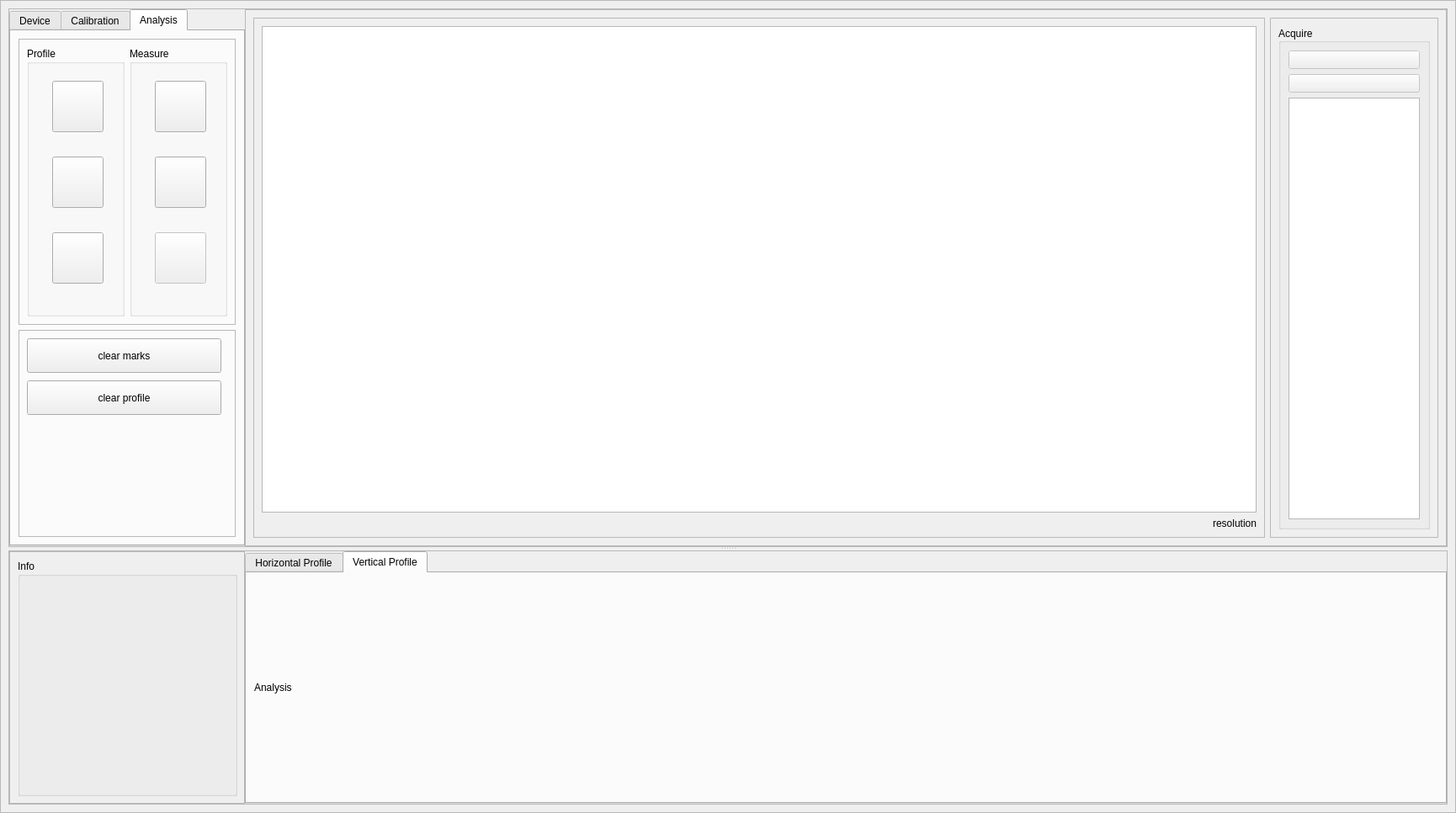
<?xml version="1.0" encoding="UTF-8"?>
<ui version="4.0">
 <class>MainWindow</class>
 <widget class="QMainWindow" name="MainWindow">
  <property name="geometry">
   <rect>
    <x>0</x>
    <y>0</y>
    <width>1730</width>
    <height>966</height>
   </rect>
  </property>
  <property name="sizePolicy">
   <sizepolicy hsizetype="Preferred" vsizetype="Preferred">
    <horstretch>0</horstretch>
    <verstretch>0</verstretch>
   </sizepolicy>
  </property>
  <property name="windowTitle">
   <string>MagSoft</string>
  </property>
  <property name="windowIcon">
   <iconset resource="res.qrc">
    <normaloff>:/icons/icons/icons8-science-class-with-nucleus-and-atoms-revolving-around-it-96.png</normaloff>:/icons/icons/icons8-science-class-with-nucleus-and-atoms-revolving-around-it-96.png</iconset>
  </property>
  <widget class="QWidget" name="centralwidget">
   <layout class="QVBoxLayout" name="verticalLayout">
    <property name="spacing">
     <number>0</number>
    </property>
    <property name="leftMargin">
     <number>0</number>
    </property>
    <property name="topMargin">
     <number>0</number>
    </property>
    <property name="rightMargin">
     <number>0</number>
    </property>
    <property name="bottomMargin">
     <number>0</number>
    </property>
    <item>
     <widget class="QFrame" name="mainVertical">
      <property name="sizePolicy">
       <sizepolicy hsizetype="Preferred" vsizetype="Expanding">
        <horstretch>0</horstretch>
        <verstretch>0</verstretch>
       </sizepolicy>
      </property>
      <property name="frameShape">
       <enum>QFrame::StyledPanel</enum>
      </property>
      <property name="frameShadow">
       <enum>QFrame::Raised</enum>
      </property>
      <layout class="QHBoxLayout" name="horizontalLayout_5">
       <item>
        <widget class="QSplitter" name="splitter">
         <property name="orientation">
          <enum>Qt::Vertical</enum>
         </property>
         <widget class="QFrame" name="frame_3">
          <property name="sizePolicy">
           <sizepolicy hsizetype="Preferred" vsizetype="Expanding">
            <horstretch>0</horstretch>
            <verstretch>10</verstretch>
           </sizepolicy>
          </property>
          <property name="frameShape">
           <enum>QFrame::StyledPanel</enum>
          </property>
          <property name="frameShadow">
           <enum>QFrame::Raised</enum>
          </property>
          <layout class="QHBoxLayout" name="horizontalLayout">
           <property name="spacing">
            <number>0</number>
           </property>
           <property name="leftMargin">
            <number>0</number>
           </property>
           <property name="topMargin">
            <number>0</number>
           </property>
           <property name="rightMargin">
            <number>0</number>
           </property>
           <property name="bottomMargin">
            <number>0</number>
           </property>
           <item>
            <widget class="QTabWidget" name="ToolBox">
             <property name="sizePolicy">
              <sizepolicy hsizetype="Fixed" vsizetype="Expanding">
               <horstretch>0</horstretch>
               <verstretch>0</verstretch>
              </sizepolicy>
             </property>
             <property name="minimumSize">
              <size>
               <width>280</width>
               <height>0</height>
              </size>
             </property>
             <property name="currentIndex">
              <number>2</number>
             </property>
             <widget class="QWidget" name="DevicePage">
              <attribute name="title">
               <string>Device</string>
              </attribute>
              <layout class="QVBoxLayout" name="verticalLayout_5">
               <item>
                <widget class="ToupCamWidget" name="toupcamwidget" native="true"/>
               </item>
              </layout>
             </widget>
             <widget class="QWidget" name="tab">
              <attribute name="title">
               <string>Calibration</string>
              </attribute>
              <widget class="QPushButton" name="initBtn">
               <property name="geometry">
                <rect>
                 <x>10</x>
                 <y>210</y>
                 <width>251</width>
                 <height>41</height>
                </rect>
               </property>
               <property name="text">
                <string> Background Initialize</string>
               </property>
               <property name="icon">
                <iconset resource="res.qrc">
                 <normaloff>:/icons/icons/icons8-analysis-100.png</normaloff>:/icons/icons/icons8-analysis-100.png</iconset>
               </property>
               <property name="iconSize">
                <size>
                 <width>30</width>
                 <height>30</height>
                </size>
               </property>
              </widget>
              <widget class="InitializeLabel" name="initializeLabel">
               <property name="enabled">
                <bool>true</bool>
               </property>
               <property name="geometry">
                <rect>
                 <x>0</x>
                 <y>460</y>
                 <width>251</width>
                 <height>51</height>
                </rect>
               </property>
               <property name="text">
                <string>Not Initialized</string>
               </property>
               <property name="alignment">
                <set>Qt::AlignCenter</set>
               </property>
              </widget>
              <widget class="QPushButton" name="loadCalibration">
               <property name="geometry">
                <rect>
                 <x>30</x>
                 <y>20</y>
                 <width>201</width>
                 <height>41</height>
                </rect>
               </property>
               <property name="text">
                <string>Load Calibration</string>
               </property>
               <property name="iconSize">
                <size>
                 <width>30</width>
                 <height>30</height>
                </size>
               </property>
              </widget>
              <widget class="QPushButton" name="saveCalibration">
               <property name="geometry">
                <rect>
                 <x>30</x>
                 <y>80</y>
                 <width>201</width>
                 <height>41</height>
                </rect>
               </property>
               <property name="text">
                <string>Save Calibration</string>
               </property>
               <property name="iconSize">
                <size>
                 <width>30</width>
                 <height>30</height>
                </size>
               </property>
              </widget>
              <widget class="QPushButton" name="setupLength">
               <property name="geometry">
                <rect>
                 <x>10</x>
                 <y>260</y>
                 <width>251</width>
                 <height>41</height>
                </rect>
               </property>
               <property name="text">
                <string>Setup Length</string>
               </property>
               <property name="icon">
                <iconset resource="res.qrc">
                 <normaloff>:/icons/icons/icons8-analysis-100.png</normaloff>:/icons/icons/icons8-analysis-100.png</iconset>
               </property>
               <property name="iconSize">
                <size>
                 <width>30</width>
                 <height>30</height>
                </size>
               </property>
              </widget>
              <widget class="QPushButton" name="setupMag">
               <property name="geometry">
                <rect>
                 <x>10</x>
                 <y>310</y>
                 <width>251</width>
                 <height>41</height>
                </rect>
               </property>
               <property name="text">
                <string>Setup Mag</string>
               </property>
               <property name="icon">
                <iconset resource="res.qrc">
                 <normaloff>:/icons/icons/icons8-analysis-100.png</normaloff>:/icons/icons/icons8-analysis-100.png</iconset>
               </property>
               <property name="iconSize">
                <size>
                 <width>30</width>
                 <height>30</height>
                </size>
               </property>
              </widget>
              <widget class="LengthLabel" name="length_info">
               <property name="geometry">
                <rect>
                 <x>20</x>
                 <y>520</y>
                 <width>241</width>
                 <height>27</height>
                </rect>
               </property>
               <property name="sizePolicy">
                <sizepolicy hsizetype="Preferred" vsizetype="Expanding">
                 <horstretch>0</horstretch>
                 <verstretch>1</verstretch>
                </sizepolicy>
               </property>
               <property name="text">
                <string>Length Not Calibrated</string>
               </property>
              </widget>
             </widget>
             <widget class="QWidget" name="AnalysisPage">
              <attribute name="title">
               <string>Analysis</string>
              </attribute>
              <layout class="QVBoxLayout" name="verticalLayout_7">
               <item>
                <widget class="QFrame" name="frame_2">
                 <property name="sizePolicy">
                  <sizepolicy hsizetype="Preferred" vsizetype="Expanding">
                   <horstretch>0</horstretch>
                   <verstretch>0</verstretch>
                  </sizepolicy>
                 </property>
                 <property name="maximumSize">
                  <size>
                   <width>16777215</width>
                   <height>340</height>
                  </size>
                 </property>
                 <property name="frameShape">
                  <enum>QFrame::StyledPanel</enum>
                 </property>
                 <property name="frameShadow">
                  <enum>QFrame::Raised</enum>
                 </property>
                 <layout class="QHBoxLayout" name="horizontalLayout_6">
                  <item>
                   <widget class="QGroupBox" name="groupBox">
                    <property name="title">
                     <string>Profile</string>
                    </property>
                    <widget class="QPushButton" name="measure_square">
                     <property name="geometry">
                      <rect>
                       <x>30</x>
                       <y>40</y>
                       <width>61</width>
                       <height>61</height>
                      </rect>
                     </property>
                     <property name="sizePolicy">
                      <sizepolicy hsizetype="Preferred" vsizetype="Preferred">
                       <horstretch>1</horstretch>
                       <verstretch>0</verstretch>
                      </sizepolicy>
                     </property>
                     <property name="text">
                      <string/>
                     </property>
                     <property name="icon">
                      <iconset resource="res.qrc">
                       <normaloff>:/icons/icons/icons8-square-32.png</normaloff>:/icons/icons/icons8-square-32.png</iconset>
                     </property>
                     <property name="iconSize">
                      <size>
                       <width>50</width>
                       <height>50</height>
                      </size>
                     </property>
                    </widget>
                    <widget class="QPushButton" name="horizontal_line">
                     <property name="enabled">
                      <bool>true</bool>
                     </property>
                     <property name="geometry">
                      <rect>
                       <x>30</x>
                       <y>130</y>
                       <width>61</width>
                       <height>61</height>
                      </rect>
                     </property>
                     <property name="sizePolicy">
                      <sizepolicy hsizetype="Preferred" vsizetype="Preferred">
                       <horstretch>1</horstretch>
                       <verstretch>0</verstretch>
                      </sizepolicy>
                     </property>
                     <property name="text">
                      <string/>
                     </property>
                     <property name="icon">
                      <iconset resource="res.qrc">
                       <normaloff>:/icons/icons/icons8-line-96.png</normaloff>:/icons/icons/icons8-line-96.png</iconset>
                     </property>
                     <property name="iconSize">
                      <size>
                       <width>30</width>
                       <height>30</height>
                      </size>
                     </property>
                    </widget>
                    <widget class="QPushButton" name="vertical_line">
                     <property name="enabled">
                      <bool>true</bool>
                     </property>
                     <property name="geometry">
                      <rect>
                       <x>30</x>
                       <y>220</y>
                       <width>61</width>
                       <height>61</height>
                      </rect>
                     </property>
                     <property name="sizePolicy">
                      <sizepolicy hsizetype="Preferred" vsizetype="Preferred">
                       <horstretch>1</horstretch>
                       <verstretch>0</verstretch>
                      </sizepolicy>
                     </property>
                     <property name="text">
                      <string/>
                     </property>
                     <property name="icon">
                      <iconset resource="res.qrc">
                       <normaloff>:/icons/icons/icons8-line-97.png</normaloff>:/icons/icons/icons8-line-97.png</iconset>
                     </property>
                     <property name="iconSize">
                      <size>
                       <width>30</width>
                       <height>30</height>
                      </size>
                     </property>
                    </widget>
                   </widget>
                  </item>
                  <item>
                   <widget class="QGroupBox" name="groupBox_3">
                    <property name="title">
                     <string>Measure</string>
                    </property>
                    <widget class="QPushButton" name="measure_length">
                     <property name="enabled">
                      <bool>true</bool>
                     </property>
                     <property name="geometry">
                      <rect>
                       <x>30</x>
                       <y>40</y>
                       <width>61</width>
                       <height>61</height>
                      </rect>
                     </property>
                     <property name="sizePolicy">
                      <sizepolicy hsizetype="Preferred" vsizetype="Preferred">
                       <horstretch>1</horstretch>
                       <verstretch>0</verstretch>
                      </sizepolicy>
                     </property>
                     <property name="text">
                      <string/>
                     </property>
                     <property name="icon">
                      <iconset resource="res.qrc">
                       <normaloff>:/icons/icons/icons8-ruler-50.png</normaloff>:/icons/icons/icons8-ruler-50.png</iconset>
                     </property>
                     <property name="iconSize">
                      <size>
                       <width>30</width>
                       <height>30</height>
                      </size>
                     </property>
                    </widget>
                    <widget class="QPushButton" name="measure_angle">
                     <property name="enabled">
                      <bool>true</bool>
                     </property>
                     <property name="geometry">
                      <rect>
                       <x>30</x>
                       <y>130</y>
                       <width>61</width>
                       <height>61</height>
                      </rect>
                     </property>
                     <property name="sizePolicy">
                      <sizepolicy hsizetype="Preferred" vsizetype="Preferred">
                       <horstretch>1</horstretch>
                       <verstretch>0</verstretch>
                      </sizepolicy>
                     </property>
                     <property name="text">
                      <string/>
                     </property>
                     <property name="icon">
                      <iconset resource="res.qrc">
                       <normaloff>:/icons/icons/icons8-angle-96.png</normaloff>:/icons/icons/icons8-angle-96.png</iconset>
                     </property>
                     <property name="iconSize">
                      <size>
                       <width>30</width>
                       <height>30</height>
                      </size>
                     </property>
                    </widget>
                    <widget class="QPushButton" name="measure_29">
                     <property name="enabled">
                      <bool>false</bool>
                     </property>
                     <property name="geometry">
                      <rect>
                       <x>30</x>
                       <y>220</y>
                       <width>61</width>
                       <height>61</height>
                      </rect>
                     </property>
                     <property name="sizePolicy">
                      <sizepolicy hsizetype="Preferred" vsizetype="Preferred">
                       <horstretch>1</horstretch>
                       <verstretch>0</verstretch>
                      </sizepolicy>
                     </property>
                     <property name="text">
                      <string/>
                     </property>
                     <property name="iconSize">
                      <size>
                       <width>50</width>
                       <height>50</height>
                      </size>
                     </property>
                    </widget>
                   </widget>
                  </item>
                 </layout>
                </widget>
               </item>
               <item>
                <widget class="QFrame" name="frame">
                 <property name="frameShape">
                  <enum>QFrame::StyledPanel</enum>
                 </property>
                 <property name="frameShadow">
                  <enum>QFrame::Raised</enum>
                 </property>
                 <widget class="QPushButton" name="clearMark">
                  <property name="geometry">
                   <rect>
                    <x>10</x>
                    <y>10</y>
                    <width>231</width>
                    <height>41</height>
                   </rect>
                  </property>
                  <property name="sizePolicy">
                   <sizepolicy hsizetype="Preferred" vsizetype="Preferred">
                    <horstretch>1</horstretch>
                    <verstretch>0</verstretch>
                   </sizepolicy>
                  </property>
                  <property name="text">
                   <string>clear marks</string>
                  </property>
                  <property name="iconSize">
                   <size>
                    <width>50</width>
                    <height>50</height>
                   </size>
                  </property>
                 </widget>
                 <widget class="QPushButton" name="clearProfile">
                  <property name="geometry">
                   <rect>
                    <x>10</x>
                    <y>60</y>
                    <width>231</width>
                    <height>41</height>
                   </rect>
                  </property>
                  <property name="sizePolicy">
                   <sizepolicy hsizetype="Preferred" vsizetype="Preferred">
                    <horstretch>1</horstretch>
                    <verstretch>0</verstretch>
                   </sizepolicy>
                  </property>
                  <property name="text">
                   <string>clear profile</string>
                  </property>
                  <property name="iconSize">
                   <size>
                    <width>50</width>
                    <height>50</height>
                   </size>
                  </property>
                 </widget>
                </widget>
               </item>
              </layout>
             </widget>
            </widget>
           </item>
           <item>
            <widget class="QFrame" name="frame_5">
             <property name="sizePolicy">
              <sizepolicy hsizetype="Expanding" vsizetype="Expanding">
               <horstretch>0</horstretch>
               <verstretch>0</verstretch>
              </sizepolicy>
             </property>
             <property name="frameShape">
              <enum>QFrame::StyledPanel</enum>
             </property>
             <property name="frameShadow">
              <enum>QFrame::Raised</enum>
             </property>
             <layout class="QHBoxLayout" name="horizontalLayout_3">
              <item>
               <widget class="QFrame" name="frame_7">
                <property name="sizePolicy">
                 <sizepolicy hsizetype="Expanding" vsizetype="Expanding">
                  <horstretch>0</horstretch>
                  <verstretch>0</verstretch>
                 </sizepolicy>
                </property>
                <property name="frameShape">
                 <enum>QFrame::StyledPanel</enum>
                </property>
                <property name="frameShadow">
                 <enum>QFrame::Raised</enum>
                </property>
                <layout class="QVBoxLayout" name="verticalLayout_6">
                 <item>
                  <widget class="MainViewer" name="graphicsView">
                   <property name="horizontalScrollBarPolicy">
                    <enum>Qt::ScrollBarAsNeeded</enum>
                   </property>
                   <property name="sizeAdjustPolicy">
                    <enum>QAbstractScrollArea::AdjustIgnored</enum>
                   </property>
                   <property name="dragMode">
                    <enum>QGraphicsView::NoDrag</enum>
                   </property>
                   <property name="transformationAnchor">
                    <enum>QGraphicsView::AnchorUnderMouse</enum>
                   </property>
                   <property name="resizeAnchor">
                    <enum>QGraphicsView::AnchorUnderMouse</enum>
                   </property>
                  </widget>
                 </item>
                 <item>
                  <widget class="VideoLabel" name="videoInfo">
                   <property name="text">
                    <string>resolution</string>
                   </property>
                   <property name="alignment">
                    <set>Qt::AlignRight|Qt::AlignTrailing|Qt::AlignVCenter</set>
                   </property>
                  </widget>
                 </item>
                </layout>
               </widget>
              </item>
              <item>
               <widget class="QFrame" name="frame_6">
                <property name="enabled">
                 <bool>true</bool>
                </property>
                <property name="sizePolicy">
                 <sizepolicy hsizetype="Fixed" vsizetype="Preferred">
                  <horstretch>0</horstretch>
                  <verstretch>0</verstretch>
                 </sizepolicy>
                </property>
                <property name="minimumSize">
                 <size>
                  <width>0</width>
                  <height>0</height>
                 </size>
                </property>
                <property name="maximumSize">
                 <size>
                  <width>200</width>
                  <height>16777215</height>
                 </size>
                </property>
                <property name="frameShape">
                 <enum>QFrame::StyledPanel</enum>
                </property>
                <property name="frameShadow">
                 <enum>QFrame::Raised</enum>
                </property>
                <layout class="QVBoxLayout" name="verticalLayout_4">
                 <item>
                  <widget class="QGroupBox" name="groupBox_2">
                   <property name="sizePolicy">
                    <sizepolicy hsizetype="Preferred" vsizetype="Expanding">
                     <horstretch>0</horstretch>
                     <verstretch>0</verstretch>
                    </sizepolicy>
                   </property>
                   <property name="minimumSize">
                    <size>
                     <width>0</width>
                     <height>250</height>
                    </size>
                   </property>
                   <property name="title">
                    <string>Acquire</string>
                   </property>
                   <property name="alignment">
                    <set>Qt::AlignLeading|Qt::AlignLeft|Qt::AlignVCenter</set>
                   </property>
                   <layout class="QVBoxLayout" name="verticalLayout_9">
                    <item>
                     <widget class="QPushButton" name="measure_18">
                      <property name="enabled">
                       <bool>false</bool>
                      </property>
                      <property name="sizePolicy">
                       <sizepolicy hsizetype="Preferred" vsizetype="Preferred">
                        <horstretch>0</horstretch>
                        <verstretch>0</verstretch>
                       </sizepolicy>
                      </property>
                      <property name="text">
                       <string/>
                      </property>
                      <property name="icon">
                       <iconset resource="res.qrc">
                        <normaloff>:/icons/icons/icons8-movie-camera-100.png</normaloff>:/icons/icons/icons8-movie-camera-100.png</iconset>
                      </property>
                      <property name="iconSize">
                       <size>
                        <width>50</width>
                        <height>50</height>
                       </size>
                      </property>
                     </widget>
                    </item>
                    <item>
                     <widget class="QPushButton" name="snap">
                      <property name="enabled">
                       <bool>false</bool>
                      </property>
                      <property name="sizePolicy">
                       <sizepolicy hsizetype="Preferred" vsizetype="Preferred">
                        <horstretch>0</horstretch>
                        <verstretch>0</verstretch>
                       </sizepolicy>
                      </property>
                      <property name="text">
                       <string/>
                      </property>
                      <property name="icon">
                       <iconset resource="res.qrc">
                        <normaloff>:/icons/icons/icons8-camera-100.png</normaloff>:/icons/icons/icons8-camera-100.png</iconset>
                      </property>
                      <property name="iconSize">
                       <size>
                        <width>50</width>
                        <height>50</height>
                       </size>
                      </property>
                      <property name="autoDefault">
                       <bool>false</bool>
                      </property>
                      <property name="default">
                       <bool>false</bool>
                      </property>
                      <property name="flat">
                       <bool>false</bool>
                      </property>
                     </widget>
                    </item>
                    <item>
                     <widget class="CaptureList" name="captureList">
                      <property name="sizePolicy">
                       <sizepolicy hsizetype="Preferred" vsizetype="Expanding">
                        <horstretch>0</horstretch>
                        <verstretch>0</verstretch>
                       </sizepolicy>
                      </property>
                      <property name="editTriggers">
                       <set>QAbstractItemView::NoEditTriggers</set>
                      </property>
                      <property name="selectionMode">
                       <enum>QAbstractItemView::SingleSelection</enum>
                      </property>
                     </widget>
                    </item>
                   </layout>
                  </widget>
                 </item>
                </layout>
               </widget>
              </item>
             </layout>
            </widget>
           </item>
          </layout>
         </widget>
         <widget class="QFrame" name="frame_4">
          <property name="sizePolicy">
           <sizepolicy hsizetype="Preferred" vsizetype="Expanding">
            <horstretch>0</horstretch>
            <verstretch>0</verstretch>
           </sizepolicy>
          </property>
          <property name="minimumSize">
           <size>
            <width>0</width>
            <height>0</height>
           </size>
          </property>
          <property name="frameShape">
           <enum>QFrame::StyledPanel</enum>
          </property>
          <property name="frameShadow">
           <enum>QFrame::Raised</enum>
          </property>
          <layout class="QHBoxLayout" name="horizontalLayout_2">
           <property name="spacing">
            <number>0</number>
           </property>
           <property name="leftMargin">
            <number>0</number>
           </property>
           <property name="topMargin">
            <number>0</number>
           </property>
           <property name="rightMargin">
            <number>0</number>
           </property>
           <property name="bottomMargin">
            <number>0</number>
           </property>
           <item>
            <widget class="QFrame" name="frame_8">
             <property name="minimumSize">
              <size>
               <width>280</width>
               <height>0</height>
              </size>
             </property>
             <property name="frameShape">
              <enum>QFrame::StyledPanel</enum>
             </property>
             <property name="frameShadow">
              <enum>QFrame::Raised</enum>
             </property>
             <widget class="QGroupBox" name="groupBox_4">
              <property name="geometry">
               <rect>
                <x>10</x>
                <y>10</y>
                <width>261</width>
                <height>281</height>
               </rect>
              </property>
              <property name="title">
               <string>Info</string>
              </property>
              <layout class="QVBoxLayout" name="verticalLayout_8"/>
             </widget>
            </widget>
           </item>
           <item>
            <widget class="QTabWidget" name="profileTab">
             <property name="minimumSize">
              <size>
               <width>0</width>
               <height>300</height>
              </size>
             </property>
             <property name="currentIndex">
              <number>1</number>
             </property>
             <widget class="QWidget" name="HorizonTab">
              <attribute name="title">
               <string>Horizontal Profile</string>
              </attribute>
              <layout class="QVBoxLayout" name="verticalLayout_2">
               <item>
                <widget class="ProfileViewer" name="horizontalProfile">
                 <property name="sizePolicy">
                  <sizepolicy hsizetype="Expanding" vsizetype="Expanding">
                   <horstretch>0</horstretch>
                   <verstretch>0</verstretch>
                  </sizepolicy>
                 </property>
                 <property name="cursor">
                  <cursorShape>ArrowCursor</cursorShape>
                 </property>
                 <property name="mouseTracking">
                  <bool>false</bool>
                 </property>
                 <property name="text">
                  <string>Analysis</string>
                 </property>
                </widget>
               </item>
              </layout>
             </widget>
             <widget class="QWidget" name="VerticalTab">
              <attribute name="title">
               <string>Vertical Profile</string>
              </attribute>
              <layout class="QVBoxLayout" name="verticalLayout_3">
               <item>
                <widget class="ProfileViewer" name="verticalProfile">
                 <property name="sizePolicy">
                  <sizepolicy hsizetype="Expanding" vsizetype="Expanding">
                   <horstretch>0</horstretch>
                   <verstretch>0</verstretch>
                  </sizepolicy>
                 </property>
                 <property name="cursor">
                  <cursorShape>ArrowCursor</cursorShape>
                 </property>
                 <property name="mouseTracking">
                  <bool>false</bool>
                 </property>
                 <property name="text">
                  <string>Analysis</string>
                 </property>
                </widget>
               </item>
              </layout>
             </widget>
            </widget>
           </item>
          </layout>
         </widget>
        </widget>
       </item>
      </layout>
     </widget>
    </item>
   </layout>
  </widget>
  <action name="actionone">
   <property name="text">
    <string>one</string>
   </property>
  </action>
  <action name="actiontwo">
   <property name="text">
    <string>two</string>
   </property>
  </action>
  <action name="actionNothing_Here">
   <property name="text">
    <string>Nothing Here</string>
   </property>
  </action>
  <action name="actionNothing_Here_2">
   <property name="text">
    <string>Nothing Here</string>
   </property>
  </action>
 </widget>
 <customwidgets>
  <customwidget>
   <class>ToupCamWidget</class>
   <extends>QWidget</extends>
   <header>toupcamdemo.h</header>
   <container>1</container>
  </customwidget>
  <customwidget>
   <class>MainViewer</class>
   <extends>QGraphicsView</extends>
   <header>widgets.h</header>
  </customwidget>
  <customwidget>
   <class>ProfileViewer</class>
   <extends>QLabel</extends>
   <header>widgets.h</header>
  </customwidget>
  <customwidget>
   <class>CaptureList</class>
   <extends>QListView</extends>
   <header>widgets.h</header>
  </customwidget>
  <customwidget>
   <class>LengthLabel</class>
   <extends>QLabel</extends>
   <header>widgets.h</header>
  </customwidget>
  <customwidget>
   <class>InitializeLabel</class>
   <extends>QLabel</extends>
   <header>widgets.h</header>
  </customwidget>
  <customwidget>
   <class>VideoLabel</class>
   <extends>QLabel</extends>
   <header>widgets.h</header>
  </customwidget>
 </customwidgets>
 <resources>
  <include location="res.qrc"/>
 </resources>
 <connections/>
</ui>
